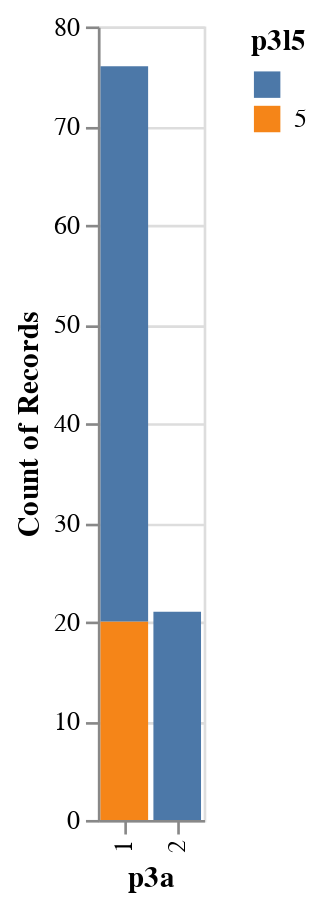

This figure's notebook cell:
### Code cell
alt.Chart(enoe_salario).mark_bar().encode(
  x='p3a',
  y='count()',
  color='p3l5:N',

)

### Figure 1 — Vega-Lite specification as saved in the notebook (floating-point values rounded to 4 significant figures)
{"config": {"view": {"continuousWidth": 400, "continuousHeight": 300}}, "data": {"name": "data-39adefc897c4fa90c32f499dc8a67118"}, "mark": "bar", "encoding": {"color": {"field": "p3l5", "type": "nominal"}, "x": {"field": "p3a", "type": "nominal"}, "y": {"aggregate": "count", "type": "quantitative"}}, "$schema": "https://vega.github.io/schema/vega-lite/v4.17.0.json", "datasets": {"data-39adefc897c4fa90c32f499dc8a67118": [{"p1": 1, "p3a": "2", "p3b": "1", "p3l5": " ", "p6b1": "1", "p6b2": "1000"}, {"p1": 1, "p3a": "1", "p3b": " ", "p3l5": "5", "p6b1": "1", "p6b2": "1000"}, {"p1": 1, "p3a": "1", "p3b": " ", "p3l5": " ", "p6b1": "1", "p6b2": "10000"}, {"p1": 1, "p3a": "1", "p3b": " ", "p3l5": "5", "p6b1": "1", "p6b2": "10000"}, {"p1": 1, "p3a": "1", "p3b": " ", "p3l5": " ", "p6b1": "1", "p6b2": "10000"}, {"p1": 1, "p3a": "1", "p3b": " ", "p3l5": " ", "p6b1": "1", "p6b2": "10000"}, {"p1": 1, "p3a": "1", "p3b": " ", "p3l5": " ", "p6b1": "1", "p6b2": "10000"}, {"p1": 1, "p3a": "1", "p3b": " ", "p3l5": " ", "p6b1": "1", "p6b2": "10000"}, {"p1": 1, "p3a": "1", "p3b": " ", "p3l5": " ", "p6b1": "1", "p6b2": "10000"}, {"p1": 1, "p3a": "1", "p3b": " ", "p3l5": " ", "p6b1": "1", "p6b2": "10000"}, {"p1": 1, "p3a": "2", "p3b": "1", "p3l5": " ", "p6b1": "1", "p6b2": "10000"}, {"p1": 1, "p3a": "1", "p3b": " ", "p3l5": " ", "p6b1": "1", "p6b2": "10000"}, {"p1": 1, "p3a": "1", "p3b": " ", "p3l5": "5", "p6b1": "1", "p6b2": "10000"}, {"p1": 1, "p3a": "2", "p3b": "1", "p3l5": " ", "p6b1": "1", "p6b2": "10000"}, {"p1": 1, "p3a": "1", "p3b": " ", "p3l5": "5", "p6b1": "1", "p6b2": "10000"}, {"p1": 1, "p3a": "1", "p3b": " ", "p3l5": " ", "p6b1": "1", "p6b2": "10000"}, {"p1": 1, "p3a": "1", "p3b": " ", "p3l5": " ", "p6b1": "1", "p6b2": "10000"}, {"p1": 1, "p3a": "2", "p3b": "1", "p3l5": " ", "p6b1": "1", "p6b2": "10000"}, {"p1": 1, "p3a": "1", "p3b": " ", "p3l5": "5", "p6b1": "1", "p6b2": "10000"}, {"p1": 1, "p3a": "1", "p3b": " ", "p3l5": " ", "p6b1": "1", "p6b2": "12000"}, {"p1": 1, "p3a": "1", "p3b": " ", "p3l5": " ", "p6b1": "1", "p6b2": "12000"}, {"p1": 1, "p3a": "1", "p3b": " ", "p3l5": " ", "p6b1": "1", "p6b2": "12000"}, {"p1": 1, "p3a": "2", "p3b": "1", "p3l5": " ", "p6b1": "1", "p6b2": "12000"}, {"p1": 1, "p3a": "2", "p3b": "1", "p3l5": " ", "p6b1": "1", "p6b2": "12000"}, {"p1": 1, "p3a": "2", "p3b": "1", "p3l5": " ", "p6b1": "1", "p6b2": "12000"}, {"p1": 1, "p3a": "1", "p3b": " ", "p3l5": " ", "p6b1": "1", "p6b2": "12000"}, {"p1": 1, "p3a": "1", "p3b": " ", "p3l5": " ", "p6b1": "1", "p6b2": "12000"}, {"p1": 1, "p3a": "2", "p3b": "1", "p3l5": " ", "p6b1": "1", "p6b2": "12000"}, {"p1": 1, "p3a": "1", "p3b": " ", "p3l5": " ", "p6b1": "1", "p6b2": "12000"}, {"p1": 1, "p3a": "1", "p3b": " ", "p3l5": " ", "p6b1": "1", "p6b2": "12000"}, {"p1": 1, "p3a": "1", "p3b": " ", "p3l5": " ", "p6b1": "1", "p6b2": "12000"}, {"p1": 1, "p3a": "1", "p3b": " ", "p3l5": " ", "p6b1": "1", "p6b2": "1500"}, {"p1": 1, "p3a": "2", "p3b": "1", "p3l5": " ", "p6b1": "1", "p6b2": "15000"}, {"p1": 1, "p3a": "2", "p3b": "1", "p3l5": " ", "p6b1": "1", "p6b2": "15000"}, {"p1": 1, "p3a": "1", "p3b": " ", "p3l5": " ", "p6b1": "1", "p6b2": "15000"}, {"p1": 1, "p3a": "1", "p3b": " ", "p3l5": "5", "p6b1": "1", "p6b2": "15000"}, {"p1": 1, "p3a": "1", "p3b": " ", "p3l5": "5", "p6b1": "1", "p6b2": "15000"}, {"p1": 1, "p3a": "1", "p3b": " ", "p3l5": " ", "p6b1": "1", "p6b2": "15000"}, {"p1": 1, "p3a": "1", "p3b": " ", "p3l5": " ", "p6b1": "1", "p6b2": "15000"}, {"p1": 1, "p3a": "1", "p3b": " ", "p3l5": "5", "p6b1": "1", "p6b2": "15000"}, {"p1": 1, "p3a": "1", "p3b": " ", "p3l5": " ", "p6b1": "1", "p6b2": "15000"}, {"p1": 1, "p3a": "1", "p3b": " ", "p3l5": " ", "p6b1": "1", "p6b2": "15000"}, {"p1": 1, "p3a": "1", "p3b": " ", "p3l5": "5", "p6b1": "1", "p6b2": "16000"}, {"p1": 1, "p3a": "1", "p3b": " ", "p3l5": " ", "p6b1": "1", "p6b2": "16000"}, {"p1": 1, "p3a": "2", "p3b": "1", "p3l5": " ", "p6b1": "1", "p6b2": "16000"}, {"p1": 1, "p3a": "2", "p3b": "1", "p3l5": " ", "p6b1": "1", "p6b2": "18000"}, {"p1": 1, "p3a": "1", "p3b": " ", "p3l5": " ", "p6b1": "1", "p6b2": "20000"}, {"p1": 1, "p3a": "1", "p3b": " ", "p3l5": "5", "p6b1": "1", "p6b2": "20000"}, {"p1": 1, "p3a": "1", "p3b": " ", "p3l5": "5", "p6b1": "1", "p6b2": "20000"}, {"p1": 1, "p3a": "1", "p3b": " ", "p3l5": " ", "p6b1": "1", "p6b2": "20000"}, {"p1": 1, "p3a": "1", "p3b": " ", "p3l5": "5", "p6b1": "1", "p6b2": "20000"}, {"p1": 1, "p3a": "1", "p3b": " ", "p3l5": " ", "p6b1": "1", "p6b2": "20000"}, {"p1": 1, "p3a": "1", "p3b": " ", "p3l5": " ", "p6b1": "1", "p6b2": "25000"}, {"p1": 1, "p3a": "1", "p3b": " ", "p3l5": " ", "p6b1": "1", "p6b2": "25000"}, {"p1": 1, "p3a": "1", "p3b": " ", "p3l5": " ", "p6b1": "1", "p6b2": "25000"}, {"p1": 1, "p3a": "1", "p3b": " ", "p3l5": " ", "p6b1": "1", "p6b2": "25000"}, {"p1": 1, "p3a": "1", "p3b": " ", "p3l5": " ", "p6b1": "1", "p6b2": "25000"}, {"p1": 1, "p3a": "1", "p3b": " ", "p3l5": " ", "p6b1": "1", "p6b2": "28000"}, {"p1": 1, "p3a": "1", "p3b": " ", "p3l5": "5", "p6b1": "1", "p6b2": "28000"}, {"p1": 1, "p3a": "1", "p3b": " ", "p3l5": "5", "p6b1": "1", "p6b2": "30000"}, {"p1": 1, "p3a": "1", "p3b": " ", "p3l5": " ", "p6b1": "1", "p6b2": "30000"}, {"p1": 1, "p3a": "2", "p3b": "1", "p3l5": " ", "p6b1": "1", "p6b2": "30000"}, {"p1": 1, "p3a": "1", "p3b": " ", "p3l5": " ", "p6b1": "1", "p6b2": "30000"}, {"p1": 1, "p3a": "1", "p3b": " ", "p3l5": " ", "p6b1": "1", "p6b2": "40000"}, {"p1": 1, "p3a": "2", "p3b": "1", "p3l5": " ", "p6b1": "1", "p6b2": "5000"}, {"p1": 1, "p3a": "1", "p3b": " ", "p3l5": " ", "p6b1": "1", "p6b2": "5000"}, {"p1": 1, "p3a": "2", "p3b": "1", "p3l5": " ", "p6b1": "1", "p6b2": "5000"}, {"p1": 1, "p3a": "2", "p3b": "1", "p3l5": " ", "p6b1": "1", "p6b2": "5255"}, {"p1": 1, "p3a": "2", "p3b": "1", "p3l5": " ", "p6b1": "1", "p6b2": "5500"}, {"p1": 1, "p3a": "1", "p3b": " ", "p3l5": "5", "p6b1": "1", "p6b2": "6000"}, {"p1": 1, "p3a": "1", "p3b": " ", "p3l5": "5", "p6b1": "1", "p6b2": "6000"}, {"p1": 1, "p3a": "1", "p3b": " ", "p3l5": " ", "p6b1": "1", "p6b2": "6000"}, {"p1": 1, "p3a": "1", "p3b": " ", "p3l5": " ", "p6b1": "1", "p6b2": "6600"}, {"p1": 1, "p3a": "1", "p3b": " ", "p3l5": " ", "p6b1": "1", "p6b2": "6600"}, {"p1": 1, "p3a": "1", "p3b": " ", "p3l5": " ", "p6b1": "1", "p6b2": "7000"}, {"p1": 1, "p3a": "1", "p3b": " ", "p3l5": " ", "p6b1": "1", "p6b2": "7000"}, {"p1": 1, "p3a": "1", "p3b": " ", "p3l5": "5", "p6b1": "1", "p6b2": "7000"}, {"p1": 1, "p3a": "1", "p3b": " ", "p3l5": "5", "p6b1": "1", "p6b2": "7500"}, {"p1": 1, "p3a": "1", "p3b": " ", "p3l5": " ", "p6b1": "1", "p6b2": "7500"}, {"p1": 1, "p3a": "2", "p3b": "1", "p3l5": " ", "p6b1": "1", "p6b2": "8000"}, {"p1": 1, "p3a": "2", "p3b": "1", "p3l5": " ", "p6b1": "1", "p6b2": "8000"}, {"p1": 1, "p3a": "1", "p3b": " ", "p3l5": " ", "p6b1": "1", "p6b2": "8000"}, {"p1": 1, "p3a": "1", "p3b": " ", "p3l5": "5", "p6b1": "1", "p6b2": "8000"}, {"p1": 1, "p3a": "1", "p3b": " ", "p3l5": " ", "p6b1": "1", "p6b2": "8000"}, {"p1": 1, "p3a": "1", "p3b": " ", "p3l5": " ", "p6b1": "1", "p6b2": "8000"}, {"p1": 1, "p3a": "1", "p3b": " ", "p3l5": " ", "p6b1": "1", "p6b2": "8000"}, {"p1": 1, "p3a": "1", "p3b": " ", "p3l5": "5", "p6b1": "1", "p6b2": "8000"}, {"p1": 1, "p3a": "1", "p3b": " ", "p3l5": " ", "p6b1": "1", "p6b2": "8000"}, {"p1": 1, "p3a": "2", "p3b": "1", "p3l5": " ", "p6b1": "1", "p6b2": "9000"}, {"p1": 1, "p3a": "2", "p3b": "1", "p3l5": " ", "p6b1": "1", "p6b2": "9000"}, {"p1": 1, "p3a": "1", "p3b": " ", "p3l5": " ", "p6b1": "1", "p6b2": "9000"}, {"p1": 1, "p3a": "1", "p3b": " ", "p3l5": " ", "p6b1": "1", "p6b2": "9000"}, {"p1": 1, "p3a": "1", "p3b": " ", "p3l5": " ", "p6b1": "1", "p6b2": "9000"}, {"p1": 1, "p3a": "1", "p3b": " ", "p3l5": " ", "p6b1": "1", "p6b2": "9000"}, {"p1": 1, "p3a": "1", "p3b": " ", "p3l5": " ", "p6b1": "1", "p6b2": "9000"}, {"p1": 1, "p3a": "1", "p3b": " ", "p3l5": " ", "p6b1": "1", "p6b2": "9000"}, {"p1": 1, "p3a": "1", "p3b": " ", "p3l5": " ", "p6b1": "1", "p6b2": "9000"}]}}
